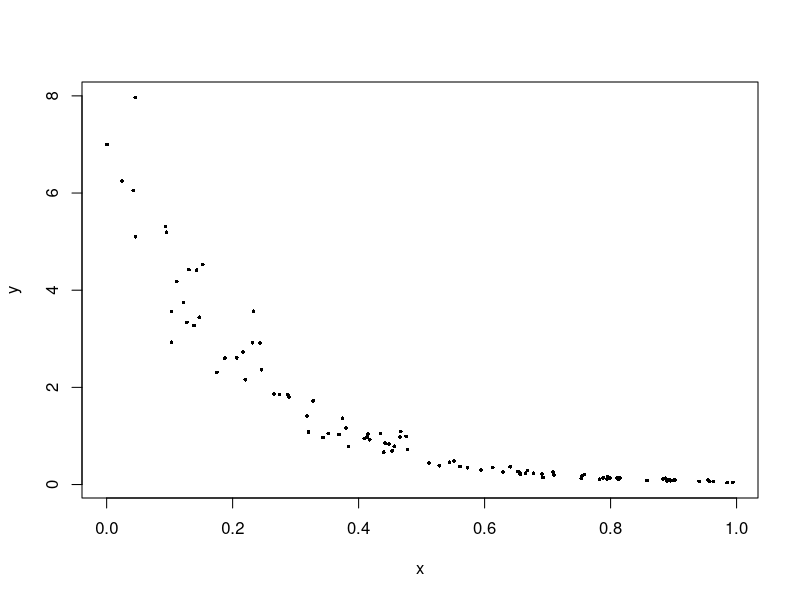
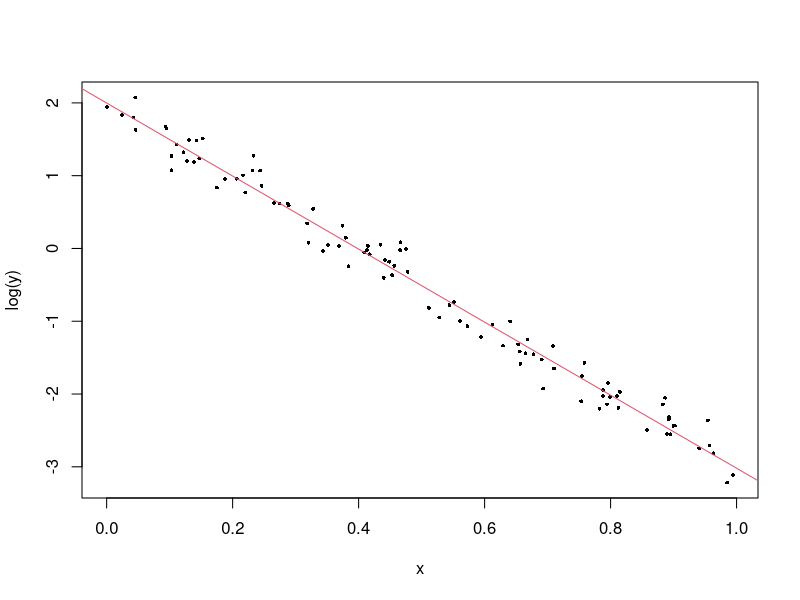
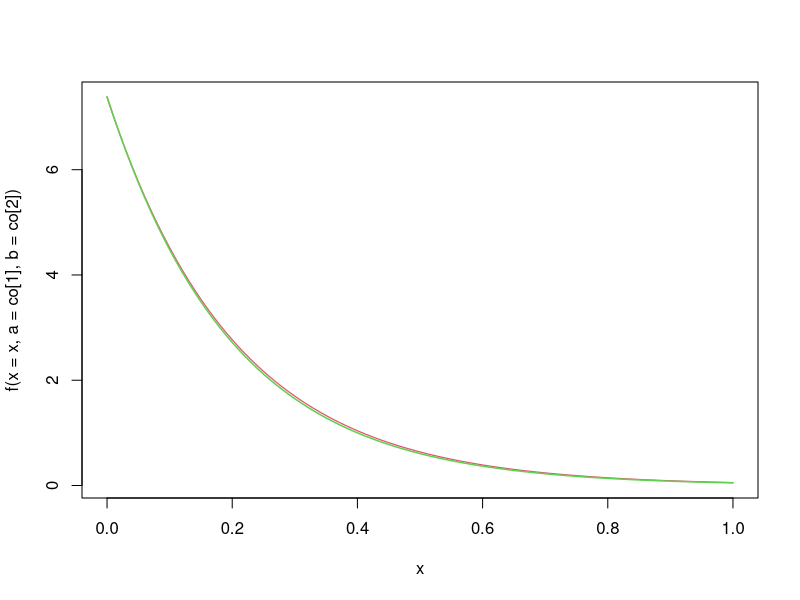
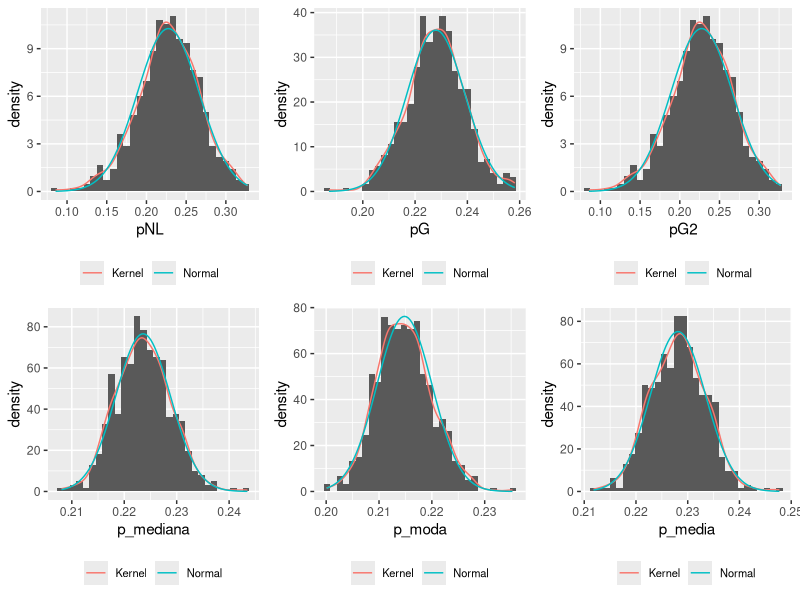

Recreate these plots in R, in order.
## ---- chunk 1
knitr::opts_chunk$set(echo = TRUE, dev = "png", dpi = 600, out.width = "70%", fig.pos = "H",
                      fig.path = "images/", fig.align = "center", warning = FALSE)
options(digits = 10)
brformat <- function(x, decimal.mark = ",", big.mark = ".", digits = 2, nsmall = 2, scientific = FALSE, ...) {
  format(x, decimal.mark = decimal.mark, big.mark = big.mark, digits = digits, 
         nsmall = nsmall, scientific = scientific, ...)
}
reais <- function(prefix = "R$", ...) {
  function(x) paste(prefix, brformat(x, ...), sep = "")
}
porcento <- function (x) {
    if (length(x) == 0) 
        return(character())
    x <- plyr::round_any(x, scales:::precision(x)/100)
    paste0(x * 100, "\\%")
}
# library(appraiseR)
library(ggplot2)
## ---- chunk 2
set.seed(123)

a = -5
b = 2

x = runif(100, 0, 1)
y = exp(a*x + b + rnorm(100, 0, .2))
## ---- chunk 3
plot(x,y, pch = 16, cex = 0.5)
## ---- chunk 4
plot(x, log(y), pch = 16, cex = 0.5) 
abline(lm(log(y) ~ x), col = 2)
## ---- chunk 5
### NLS Fit
NLfit <- nls(y ~ exp(a*x+b), start = c(a = -10, b = 15)) 
## ---- chunk 6
co <- coef(NLfit)
co
## ---- chunk 7
f <- function(x,a,b) {exp(a*x+b)}
curve(f(x = x, a = co[1], b = co[2]), col = 2, lwd = 1.2) 
curve(f(x = x, a = -5, b = 2), col = 3, lwd = 1.5, add = TRUE)
## ---- chunk 8
pNLfit <- predict(NLfit, newdata = data.frame(x = .7))
pNLfit
## ---- chunk 9
Yteorico <- exp(-5*.7 + 2)
round(Yteorico, 4)
## ---- chunk 10
Gfit <- glm(y ~ x, family = poisson())
summary(Gfit)
## ---- chunk 11
pGfit <- predict(Gfit, newdata = data.frame(x = .7), type = "response")
pGfit
## ---- chunk 12
Gfit2 <- glm(y ~ x, family = gaussian(link = "log"))
summary(Gfit2)
## ---- chunk 13
pGfit2 <- predict(Gfit2, newdata = data.frame(x = .7), type = "response")
pGfit2
## ---- chunk 14
### LM Fit
fit <- lm(log(y) ~ x)
s <- summary(fit)
s
## ---- chunk 15
#plotmod(fit)
## ---- chunk 16
Y <- predict(fit, newdata = data.frame(x = .7))
p_mediana <- exp(Y)
p_mediana
## ---- chunk 17
p_moda <- exp(Y - s$sigma^2)
p_moda
## ---- chunk 18
p_media <- exp(Y + s$sigma^2/2)
p_media
## ---- chunk 19
Nsim <- 500
pNL <- vector(mode = "numeric", length = Nsim)
pG <- vector(mode = "numeric", length = Nsim)
pG2 <- vector(mode = "numeric", length = Nsim)
p_mediana <- vector(mode = "numeric", length = Nsim)
p_moda <- vector(mode = "numeric", length = Nsim)
p_media <- vector(mode = "numeric", length = Nsim)
for (i in 1:Nsim) {
  y = exp(a*x + b + rnorm(100, 0, .2))
  NLfit <- nls(y ~ exp(a*x+b), start = c(a = -10, b = 15)) 
  Gfit <- glm(y ~ x, family = poisson())
  Gfit2 <- glm(y ~ x, family = gaussian(link = "log"))
  fit <- lm(log(y) ~ x)
  s <- summary(fit)
  pNL[i] <- predict(NLfit, newdata = data.frame(x = .7))
  pG[i] <- predict(Gfit, newdata = data.frame(x = .7), type = "response")
  pG2[i] <- predict(Gfit2, newdata = data.frame(x = .7), type = "response")
  p_mediana[i] <- exp(predict(fit, newdata = data.frame(x = .7)))
  p_moda[i] <- exp(predict(fit, newdata = data.frame(x = .7)) - s$sigma^2)
  p_media[i] <- exp(predict(fit, newdata = data.frame(x = .7)) + s$sigma^2/2)
}
## ---- chunk 20
data <- data.frame(pNL, pG, pG2, p_mediana, p_moda, p_media)
p <- list()
p[[1]] <- ggplot(data, aes(x = pNL), breaks = 10) + 
  geom_histogram(aes(y = ..density..)) + 
  stat_density(geom = "line", aes(colour = "Kernel")) +
  stat_function(fun = dnorm,
                args = list(mean = mean(data$pNL), sd = sd(data$pNL)), 
                aes(colour = "Normal")) + 
  theme(legend.position = "bottom", legend.title = element_blank(),
        legend.text = element_text(size = 8))
p[[2]] <- ggplot(data, aes(x = pG), breaks = 10) + 
  geom_histogram(aes(y = ..density..)) + 
  stat_density(geom = "line", aes(colour = "Kernel")) +
  stat_function(fun = dnorm, 
                args = list(mean = mean(data$pG), sd = sd(data$pG)), 
                aes(colour = "Normal")) + 
  theme(legend.position = "bottom", legend.title = element_blank(),
        legend.text = element_text(size = 8))
p[[3]] <- ggplot(data, aes(x = pG2), breaks = 10) + 
  geom_histogram(aes(y = ..density..)) + 
  stat_density(geom = "line", aes(colour = "Kernel")) +
  stat_function(fun = dnorm, 
                args = list(mean = mean(data$pG2), sd = sd(data$pG2)), 
                aes(colour = "Normal")) + 
  theme(legend.position = "bottom", legend.title = element_blank(),
        legend.text = element_text(size = 8))
p[[4]] <- ggplot(data, aes(x = p_mediana), breaks = 10) + 
  geom_histogram(aes(y = ..density..)) + 
  stat_density(geom = "line", aes(colour = "Kernel")) +
  stat_function(fun = dnorm, 
                args = list(mean = mean(data$p_mediana), sd = sd(data$p_mediana)), 
                aes(colour = "Normal")) + 
  theme(legend.position = "bottom", legend.title = element_blank(),
        legend.text = element_text(size = 8))
p[[5]] <- ggplot(data, aes(x = p_moda), breaks = 10) + 
  geom_histogram(aes(y = ..density..)) + 
  stat_density(geom = "line", aes(colour = "Kernel")) +
  stat_function(fun = dnorm, 
                args = list(mean = mean(data$p_moda), sd = sd(data$p_moda)), 
                aes(colour = "Normal")) + 
  theme(legend.position = "bottom", legend.title = element_blank(),
        legend.text = element_text(size = 8))
p[[6]] <- ggplot(data, aes(x = p_media), breaks = 10) + 
  geom_histogram(aes(y = ..density..)) + 
  stat_density(geom = "line", aes(colour = "Kernel")) +
  stat_function(fun = dnorm, 
                args = list(mean = mean(data$p_media), sd = sd(data$p_media)), 
                aes(colour = "Normal")) + 
  theme(legend.position = "bottom", legend.title = element_blank(),
        legend.text = element_text(size = 8))
cowplot::plot_grid(plotlist = p, ncol = 3)
